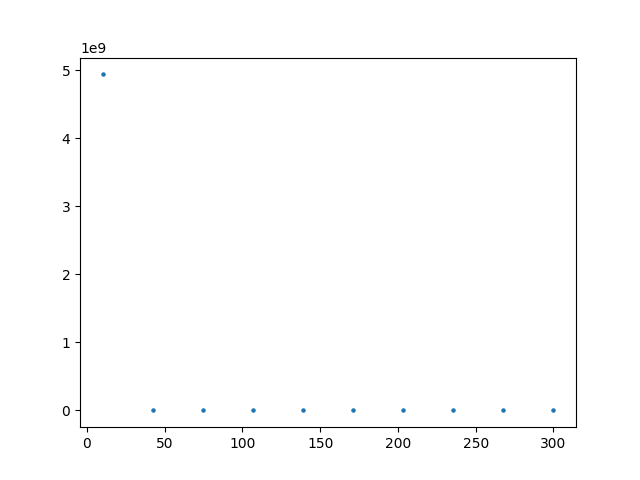

Write the Python code that produced this figure.
from numpy import *
import matplotlib.pyplot as plt
import sys 
sys.path.append("/Users/matsunagahibiki/Documents/#0.resesarch/2.program/my_module")
# sys.path.append("../../../../../my_module")
from SC_coherence_length import coherence_length_3D
from SC_BCS_Gap_equation import Gap_equation_SC_BCS_3D

##パラメータの調整
n = 10
N, V, t, mu, gu, n0, n1, n2, nscf =300, 1, 1 , 0, 1, 1, 1, 1, 2000  # 7.525 #9.21
n_search, error, check_gap =100, 1e-10, 1e-6
kBT_a, kBT_b = 0.0001, 2
dq = 0.001
ini_gap = 100
Ns   = linspace(10,N,n) 
qs   = linspace(0,0.005,n0)         #(np.pi/a)
Bs   = linspace(0.0,0.0,n1)          #np.linspace(0,0.08,n1)
kBTs = linspace(0.001,0.02,n2)


ans = []
for i in range(n):
    gap = Gap_equation_SC_BCS_3D.scf_3D(n0, n1, n2, kBTs, ini_gap, nscf, Ns[i], t, qs, mu, gu, Bs, V)
    x    = coherence_length_3D.coherence_length_from_extended_GL_theory_3D(t, mu, gu, Bs[0], kBTs[0], V, Ns[i], dq, gap[0,0,0,0])
    ans.append(x)
ans = array(ans)

########################################################################################################################
#plot the figure of comparing free energy to extended GL
plt.scatter(Ns, ans, 5)
plt.savefig("3D.png")
plt.clf()

###################################
##output
file = open("3D", "w")
for i in range(n):
    file.write(str(Ns[i]) + " " + str(ans[i]) + " "  + "\n")
file.close()